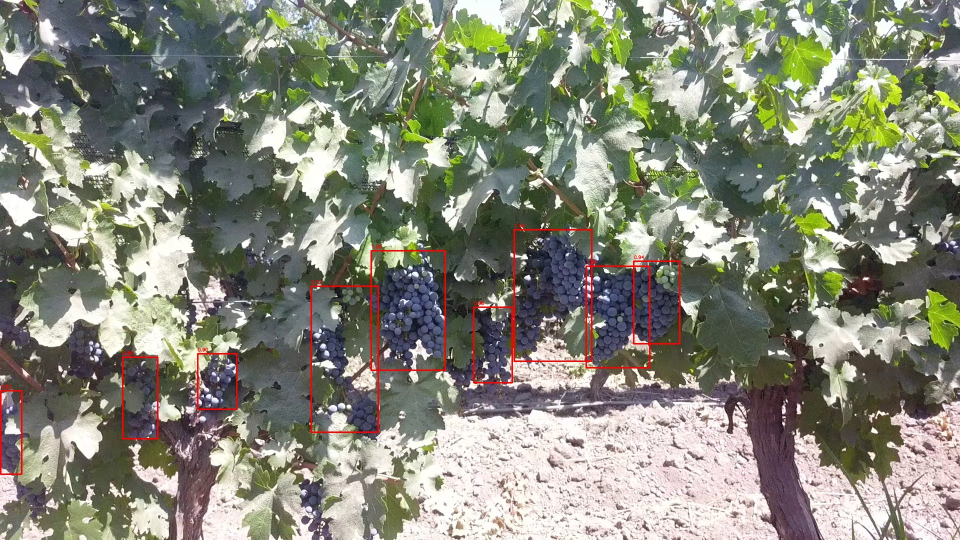
#> input picture pictures/Hilera_2_2_37_1_frame5040.jpg, 1920 x 1080 px, given as the content of the folder ./+brillo/test/, which was not available (shown at 1/2 size)
$ python augment_color.py
#> lines starting #> are read from the running program, lines starting #| are printed output that depends on the picture
# import some common libraries
from itertools import combinations, permutations
from itertools import permutations
import cv2
import numpy as np
import argparse
import os
import glob
import json
from os.path import exists

# Read image given by user
parser = argparse.ArgumentParser(description='Code for Changing the contrast and brightness for a dataset.')
parser.add_argument('--input', help='Path to images folder.', default='.')

def get_prefix(param, value, old_path):
    img_path_base = old_path.split('/')[:-1]
    img_path_tail = ('-').join(((old_path.split('/')[-1]).split('.'))[:-1]) + '.png' ##Correcion extension
    print(f'img_path_tail: {img_path_tail}')
    signo = None

    if value > 1:
        signo = '+'
    elif value < 1:
        signo = '-'

    img_path_nuevo = signo+param+'_'+img_path_tail
    img_path = '/'.join(img_path_base) + '/'+img_path_nuevo
    print(f'new path: {img_path}, new name : {img_path_nuevo}')

    return img_path,img_path_nuevo

def correct_json(json_name, new_img_name):
    f = open(json_name)
    new_json_base = json_name.split('/')[:-1]
    new_json_tail = json_name.split('/')[-1].split('.')[0] + '.json'
    new_json_path = ('/').join(new_json_base) + '/' + new_json_tail
    new_file_name = ('-').join(new_img_name.split('.')[:-1]) + '.json'
    print(f'**prev_file_name: {json_name}')
    print(f'**new_file_name: {new_file_name}')
    data = json.load(f)
    data['imagePath'] = new_img_name
    new_path2 = os.path.join(("/").join(new_json_base),new_file_name)
    os.remove(json_name)
    print(f'old_path: {json_name}, new_path: {new_path2}')
    print(f'**************escribiendo json: {new_json_path}')
    with open(new_path2, "w") as outfile:
        json.dump(data, outfile)

def aplica_brillo(input, brightness):
#> called with input = './+brillo', brightness = 40
    print(f'In brillo')
    carpetas = ['test', 'train']
    for carpeta in carpetas:
        path_1 = input + '/' + carpeta + '/'
        print(f'path_1: {path_1}')
        files = list(next(os.walk(path_1)))
        for file in files[2]:
            print(f'file: {file}')
            if file:
                if file.find('jpg') != -1:
                    img_path = path_1 + file
                    print(f'aplicando ajuste brillo a: {img_path}')
                    input_img = cv2.imread(img_path, 1)
#> input_img is the input picture: shape (1080, 1920, 3); mean B, G, R 121.1, 135.2, 133.7
                    new_image = np.zeros(input_img.shape, input_img.dtype)
                    new_image = cv2.convertScaleAbs(input_img, alpha=1, beta=brightness)
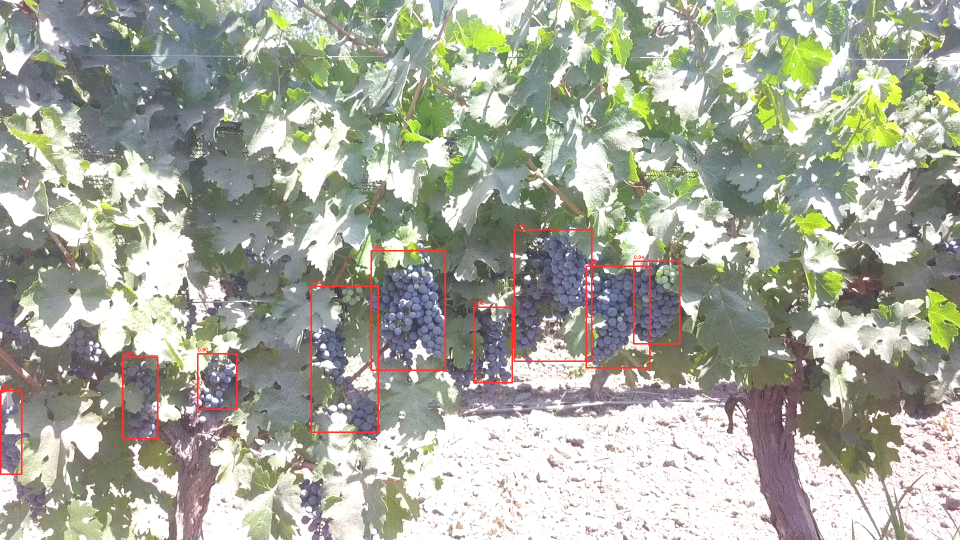
#> new_image: shape (1080, 1920, 3) (shown at 1/2 size); mean B, G, R 157.3, 170, 167.7
                    new_img_path,  new_img_name= get_prefix('brillo', brightness, img_path)
                    print(f'**************escribiendo imagen: {new_img_path}')
                    os.remove(img_path)
                    cv2.imwrite(new_img_path, new_image)
                    json_path = ('.').join(img_path.split('.')[:-1]) + '.json'
                    correct_json(json_path, new_img_name)

# [72 lines left out: functions aplica_contraste, aplica_saturacion, aplica_gamma, not called in this run]

def apply_image_adjust(input):
    brillo = [40,-40]
    contraste = [1.4,0.6]
    saturacion = [2.4,0.7]
    gamma = [2.0,0.6]

    #Obtener los nombres de las carpetas
    path = input+'/'
    carpetas = list(next(os.walk(path))[1])
    carpetas = ['+brillo','-brillo','+contraste','-contraste','+gamma','-gamma','+saturacion','-saturacion']

    print(f'carpetas: {carpetas}')
    for carpeta in carpetas:
        if carpeta[1:] == 'brillo':
            path = os.path.join(input, carpeta)
            if carpeta[0] == '+':
                aplica_brillo(path, brillo[0])
            else:
                aplica_brillo(path, brillo[1])
        if carpeta[1:] == 'contraste':
            path = os.path.join(input, carpeta)
            if carpeta[0] == '+':
                aplica_contraste(path, contraste[0])
            else:
                aplica_contraste(path, contraste[1])
        if carpeta[1:] == 'saturacion':
            path = os.path.join(input, carpeta)
            if carpeta[0] == '+':
                aplica_saturacion(path, saturacion[0])
            else:
                aplica_saturacion(path, saturacion[1])
        if carpeta[1:] == 'gamma':
            path = os.path.join(input, carpeta)
            if carpeta[0] == '+':
                aplica_gamma(path, gamma[0])
            else:
                aplica_gamma(path, gamma[1])

# [33 lines left out: functions funcBrightContrast, apply_brightness_contrast, not called in this run]

if __name__ == '__main__':
    args = parser.parse_args()
    path = args.input
    print(f'input: {path}')
#> (the run stopped early here; a loop or call above may not have finished)

$ run again, on pictures/berries_alarg.jpg
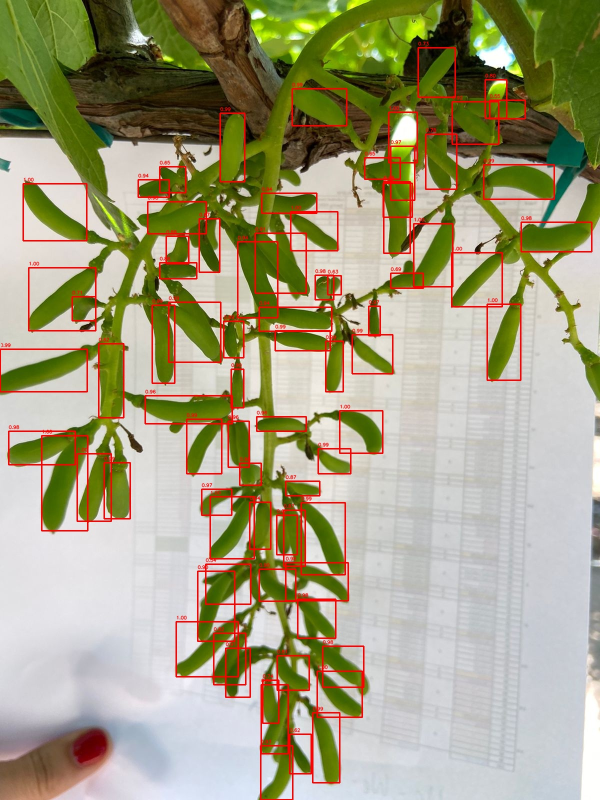
#> input picture pictures/berries_alarg.jpg, 1200 x 1600 px, given as the content of the folder ./+brillo/test/, which was not available (shown at 1/2 size)
#> in aplica_brillo, input_img is the input picture: shape (1600, 1200, 3); mean B, G, R 127.2, 158.6, 163.4
#> in aplica_brillo, `new_image = cv2.convertScaleAbs(input_img, alpha=1, beta=brightness)`:
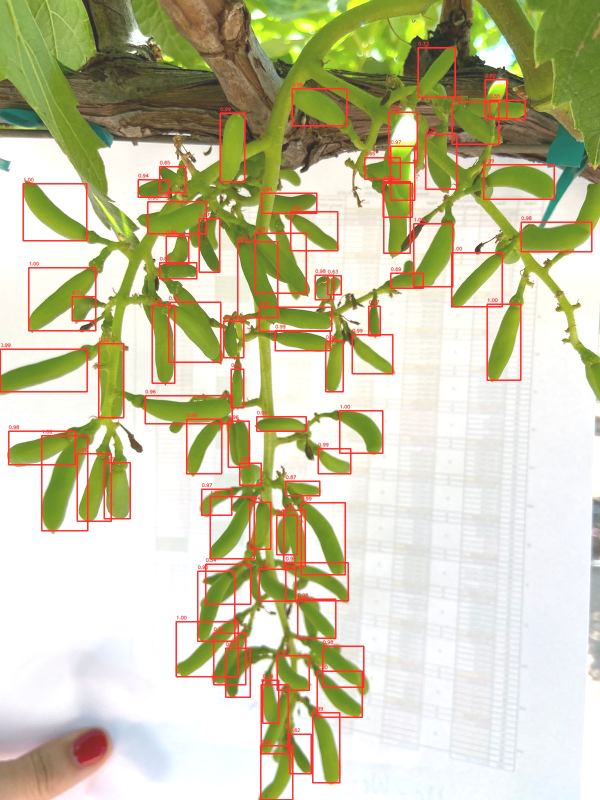
#> new_image: shape (1600, 1200, 3) (shown at 1/2 size); mean B, G, R 165.3, 196.9, 200.6

$ run again, on pictures/berries_red.jpg
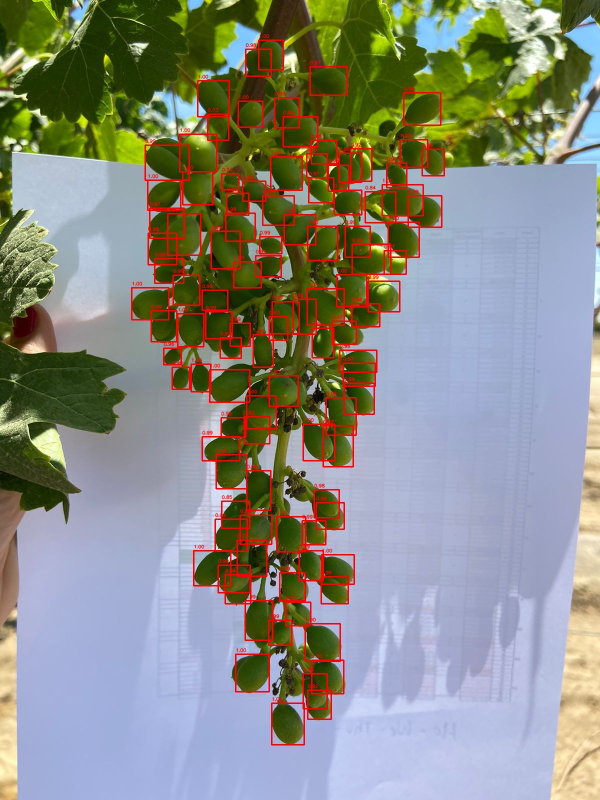
#> input picture pictures/berries_red.jpg, 1200 x 1600 px, given as the content of the folder ./+brillo/test/, which was not available (shown at 1/2 size)
#> in aplica_brillo, input_img is the input picture: shape (1600, 1200, 3); mean B, G, R 129.7, 139.6, 138
#> in aplica_brillo, `new_image = cv2.convertScaleAbs(input_img, alpha=1, beta=brightness)`:
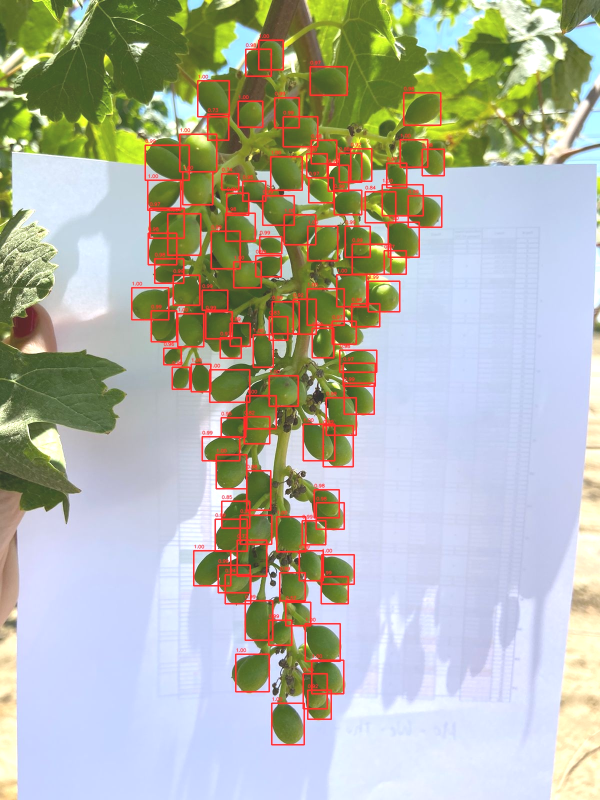
#> new_image: shape (1600, 1200, 3) (shown at 1/2 size); mean B, G, R 167.4, 179.2, 176.8
